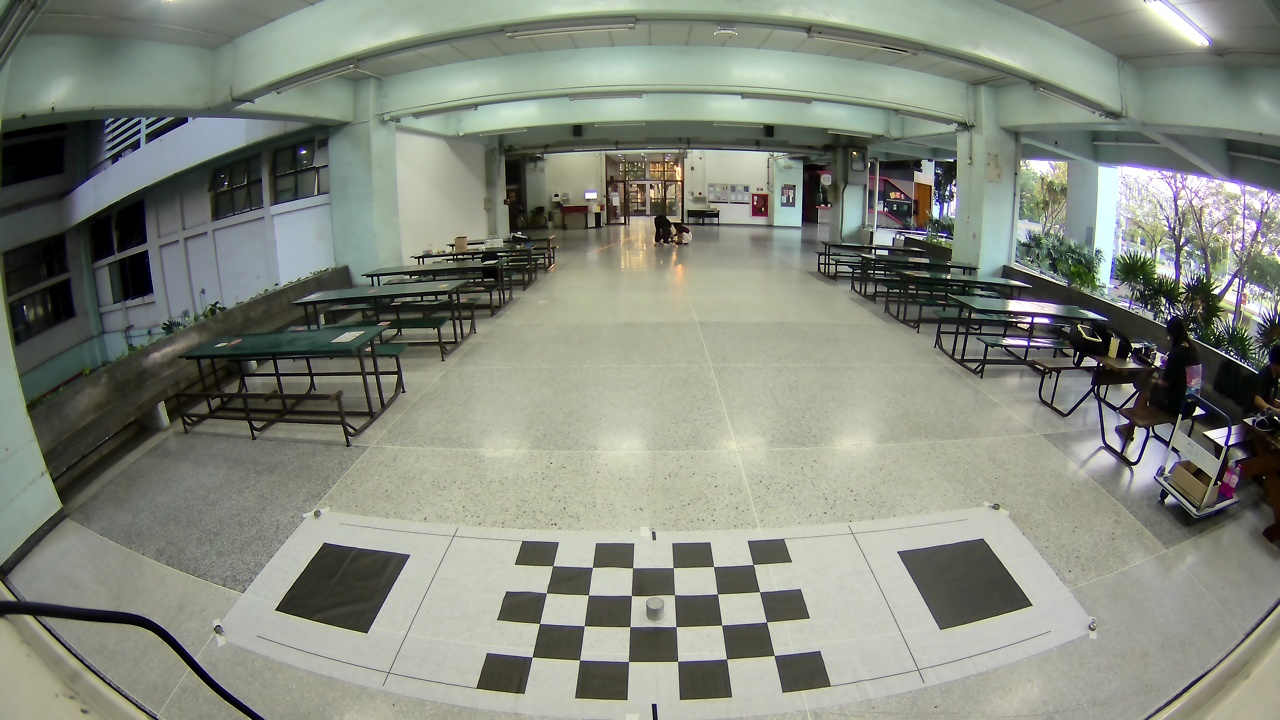
#> input picture Program/input_test_distortion/Front2.jpg, 1280 x 720 px
$ python cal_v2.py
#> lines starting #> are read from the running program, lines starting #| are printed output that depends on the picture
import os
import numpy as np
import cv2
import glob
import matplotlib.pyplot as plt

# ฟังก์ชัน callback เมื่อมีการคลิกเมาส์ (ไม่ถูกใช้งานในโค้ดนี้)
clicked_points = []
img_display = None

def click_event(event, x, y, flags, param):
    global clicked_points, img_display
    if event == cv2.EVENT_LBUTTONDOWN:
        clicked_points.append((x, y))
        cv2.circle(img_display, (x, y), 5, (0, 255, 0), -1)
        cv2.imshow("Select 4 Points", img_display)

def get_intrinsic_matrix(fx, fy, cx, cy):
    return np.array([[fx, 0, cx],
                     [0, fy, cy],
                     [0,  0,  1]])

# ตั้งค่าขนาดกระดานหมากรุกและขนาดช่อง
chessboard_size = (6, 4)  # จำนวนมุมภายใน (width, height)
square_size = 0.2        # หน่วยเป็นเมตร

# เตรียม Object Points (รูปแบบ 3D)
objp = np.zeros((chessboard_size[0] * chessboard_size[1], 3), np.float32)
objp[:, :2] = np.mgrid[0:chessboard_size[0], 0:chessboard_size[1]].T.reshape(-1, 2) * square_size

objpoints = []  # รายการเก็บ 3D points
imgpoints = []  # รายการเก็บ 2D points

# ตั้งค่าโฟลเดอร์และพารามิเตอร์
calibration_folder = 'Cal_V2'  # โฟลเดอร์ภาพคาลิเบรต
test_folder = 'Front2'          # โฟลเดอร์ภาพทดสอบ
# test_folder = 'Left5'          # โฟลเดอร์ภาพทดสอบ
images = glob.glob(f'chessboard/{calibration_folder}/chessboard*.jpg')
print("Found images:", images)

# อ่านภาพตัวอย่างเพื่อทดสอบ undistort
img_test = cv2.imread(f'input_test_distortion/{test_folder}.jpg')
#> img_test is the input picture: shape (720, 1280, 3); mean B, G, R 125.2, 136.6, 132.1

# ตั้งค่าสถานะการคาลิเบรต
cal_bool = True  # True = คาลิเบรตใหม่, False = ใช้ค่าที่กำหนด
Cal_M = False    # True = ใช้ภาพคาลิเบรต, False = ใช้ค่าคงที่

camera_matrix = None
dist_coeffs = None
resolution = None

if cal_bool:
    if Cal_M:
        # คาลิเบรตจากภาพถ่าย
        for fname in images:
            img = cv2.imread(fname)
            gray = cv2.cvtColor(img, cv2.COLOR_BGR2GRAY)
            ret, corners = cv2.findChessboardCorners(gray, chessboard_size, None)
            if ret:
                criteria = (cv2.TERM_CRITERIA_EPS + cv2.TERM_CRITERIA_MAX_ITER, 100, 0.0001)
                corners2 = cv2.cornerSubPix(gray, corners, (11, 11), (-1, -1), criteria)
                objpoints.append(objp)
                imgpoints.append(corners2)

        if len(objpoints) > 0:
            ret, camera_matrix, dist_coeffs, rvecs, tvecs = cv2.calibrateCamera(
                objpoints, imgpoints, gray.shape[::-1], None, None
            )
            resolution = np.array(gray.shape[::-1], dtype=np.int32)  # (width, height)
            print("Calibrated Camera Matrix:")
            print(camera_matrix)
            print("Distortion Coefficients:")
            print(dist_coeffs)
        else:
            raise ValueError("ไม่พบภาพคาลิเบรตที่เหมาะสม")
    else:
        # ใช้ค่าคงที่จากคาลิเบรตครั้งก่อน
        fx, fy = 536.874764466575, 538.6813722963437
        cx, cy = 637.9072910606346, 328.6645901880612
        camera_matrix = get_intrinsic_matrix(fx, fy, cx, cy)
        dist_coeffs = np.array([-0.29384105, 0.08857583, 0.0017715, -0.00090177, -0.01231684])
        resolution = np.array([1280, 720], dtype=np.int32)  # ตั้งค่าขนาดภาพตามที่คาดไว้
else:
    # ใช้ค่าเฉลี่ยทั่วไป
    fx, fy = 528.94, 530.80
    cx, cy = 633.92, 343.28
    camera_matrix = get_intrinsic_matrix(fx, fy, cx, cy)
    dist_coeffs = np.array([0.0169, -0.2141, 0.3973, -0.2529])
    resolution = np.array([1280, 720], dtype=np.int32)

# Undistort ภาพทดสอบ
if img_test is not None:
    undistorted = cv2.undistort(img_test, camera_matrix, dist_coeffs)
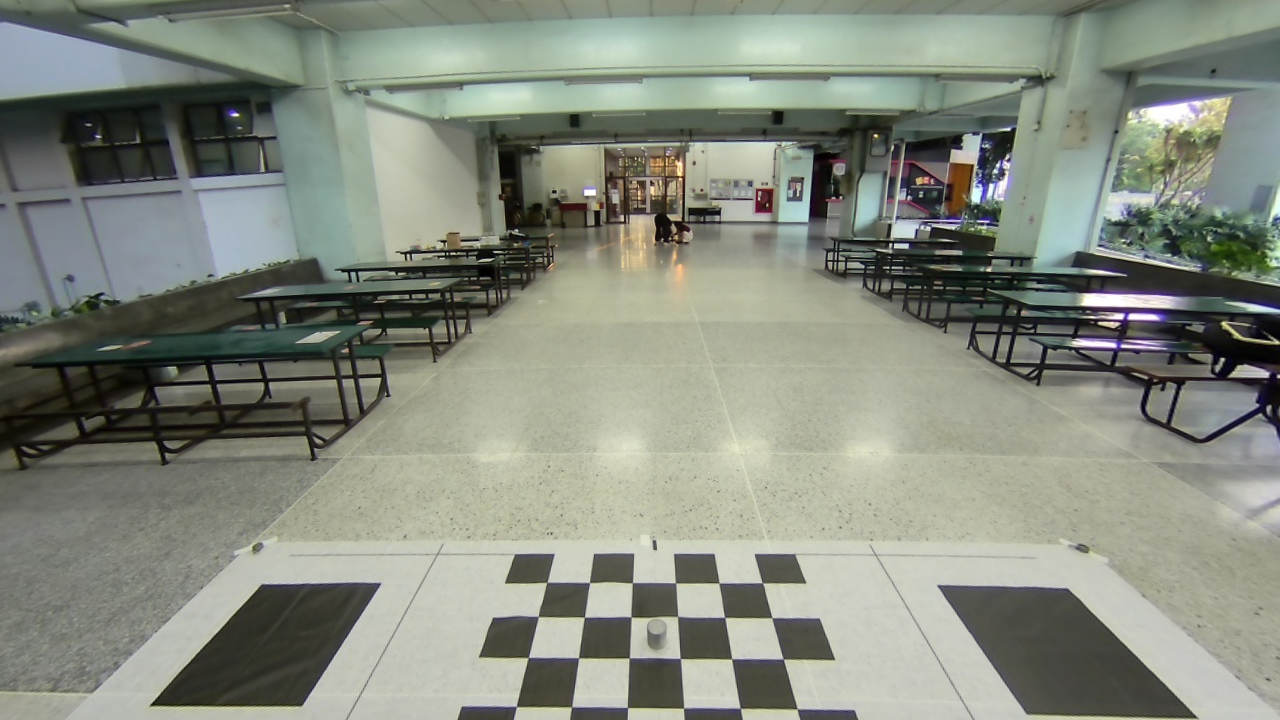
#> undistorted: shape (720, 1280, 3); mean B, G, R 126.9, 138.8, 133.8
else:
    raise FileNotFoundError("ไม่พบไฟล์ภาพทดสอบ")

# สร้างโฟลเดอร์เอาต์พุต
os.makedirs('yaml', exist_ok=True)
os.makedirs('out', exist_ok=True)

# บันทึกข้อมูลคาลิเบรตในรูปแบบ OpenCV YAML
# บันทึกข้อมูลคาลิเบรตในรูปแบบ OpenCV YAML
yaml_filename = os.path.join('yaml', f'{calibration_folder}_calibration.yaml')
fs = cv2.FileStorage(yaml_filename, cv2.FILE_STORAGE_WRITE)
fs.write("camera_matrix", camera_matrix)
fs.write("dist_coeffs", dist_coeffs)
fs.write("resolution", resolution)

# บันทึก rvecs และ tvecs หากมีค่า (เมื่อ Cal_M = True)
if Cal_M and 'rvecs' in locals() and 'tvecs' in locals():
    fs.write("rvecs", np.array(rvecs))
    fs.write("tvecs", np.array(tvecs))

fs.release()

print(f"บันทึกข้อมูลคาลิเบรตลงใน {yaml_filename}")

# บันทึกภาพผลลัพธ์
cv2.imwrite(f'out/{test_folder}_original.jpg', img_test)
cv2.imwrite(f'out/{test_folder}_undistorted.jpg', undistorted)

# แสดงผลภาพ
cv2.imshow('Original Image', img_test)
cv2.imshow('Undistorted Image', undistorted)
cv2.waitKey(0)
cv2.destroyAllWindows()
